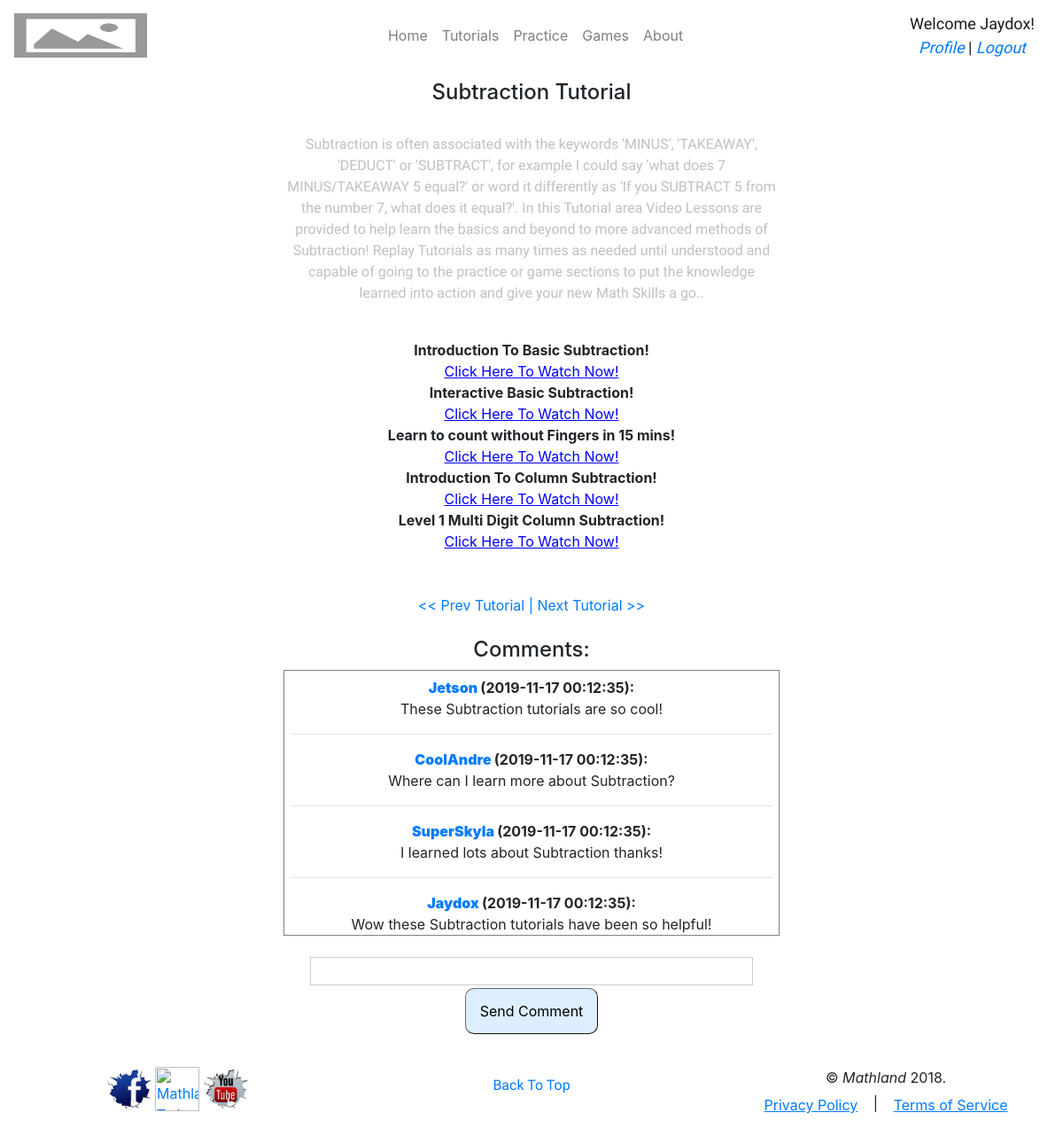
Page /mathland/index.php?ctr=TutorialController&cmd=next (signed in) on the committed database.
### tables this page shows
CREATE TABLE tbl_account (
  acc_id        int(10) NOT NULL AUTO_INCREMENT, 
  acc_username  varchar(20) NOT NULL UNIQUE, 
  acc_pass      varchar(20) NOT NULL, 
  acc_type_id   int(10) NOT NULL, 
  acc_firstname varchar(40) NOT NULL, 
  acc_lastname  varchar(40) NOT NULL, 
  acc_email     varchar(50) NOT NULL, 
  acc_dob       date NOT NULL, 
  acc_gender    varchar(1) NOT NULL,
  acc_school    varchar(50) NOT NULL, 
  acc_country   varchar(40) NOT NULL,
  acc_timestamp timestamp DEFAULT CURRENT_TIMESTAMP,
  PRIMARY KEY (acc_id));

CREATE TABLE tbl_comment (
  comment_id        int(10) NOT NULL AUTO_INCREMENT, 
  comment_section   varchar(20) NOT NULL,
  comment_from      int(10) NOT NULL, 
  comment_txt       varchar(255) NOT NULL, 
  comment_timestamp timestamp DEFAULT CURRENT_TIMESTAMP, 
  PRIMARY KEY (comment_id));

### mathland/Controller/TutorialController.php (called while the page is built, shortened)
<?php
    require_once("Model//TutorialModel.php");
    class TutController
    {
        function __construct(){
            $this->tutorialModel = new TutorialModel($this);
            if(isset($_REQUEST["cmd"]))
               switch($_REQUEST["cmd"]){
                    case "next":
                        $this->tutorialModel->next();
                        $lcTutorial = "Tut".$this->tutorialModel->currentTutorial;
                        $this->tutorialModel->getComments($lcTutorial);
                        break;
                }
        }
    }
    $TutController = new TutController();
?>

### mathland/Model/DBconnection.php (called while the page is built, shortened)
<?php
    class DBconnection {
        private $rs;
        private $connectRs;
        private function connectDb($prDatabase,$prHost,$prUser,$prPass)
        {
            $this->connectRs = mysqli_connect($prHost,$prUser,$prPass);
        }
        public function query($pStrSQL)
        {
            $this->rs = -1;
            $this->rs = mysqli_query($this->connectRs,$pStrSQL);
        }
        public function next(){
            $aRow = mysqli_fetch_array($this->rs);
            return $aRow;
        }
    }
?>

### mathland/Model/TutorialModel.php (the view, shortened to what this page needs)
<?php
    require_once("Model//DBconnection.php");
    class TutorialModel
    {
        function getComments($prSection){
            $lcComments = "<dl>";
            $aDB = new DBConnection();
            $aDB->query($aDB->sql->get_comments($prSection));
            if ($aDB->num_rows() > 0)
            {
                for( $i = 0; $i<$aDB->num_rows(); $i++ ) {
                    $aRow = $aDB->next();
                    $lcComments = $lcComments.'<dt><b><a href="?ctr=LoginController&cmd=showProfile&name='.$aRow['acc_username'].'">'.$aRow['acc_username'].'</a>
                    </b> ('.$aRow['comment_timestamp'].'):</dt><dd>'.$aRow['comment_txt'].'</dd><hr>';
                }
                $lcComments = $lcComments."</dl>";
            }
        }
    }
?>

### rows in the picture
tbl_account: acc_username "Jetson"
tbl_comment: comment_timestamp "2019-11-17 00:12:35", comment_txt "These Subtraction tutorials are so cool!"
tbl_account: acc_username "CoolAndre"
tbl_comment: comment_timestamp "2019-11-17 00:12:35", comment_txt "Where can I learn more about Subtraction?"
tbl_account: acc_username "SuperSkyla"
tbl_comment: comment_timestamp "2019-11-17 00:12:35", comment_txt "I learned lots about Subtraction thanks!"
tbl_account: acc_username "Jaydox"
tbl_comment: comment_timestamp "2019-11-17 00:12:35", comment_txt "Wow these Subtraction tutorials have been so helpful!"

### other values in the picture
$this->userModel->currentUser "Jaydox"
